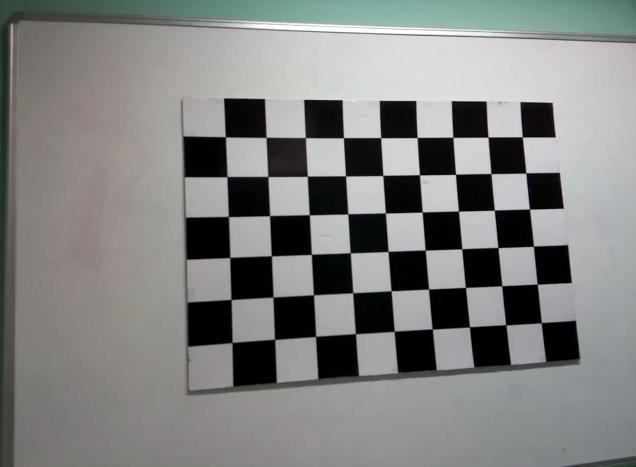
#> input picture 计算机视觉/实验2/picture1.png, 636 x 467 px
$ python main.py
#> lines starting #> are read from the running program, lines starting #| are printed output that depends on the picture; after the words box and inside, x2 and y2 are one past the last pixel; in counts of white or black regions, pixels touching at a corner belong together; long printed decimals are rounded
import cv2  # 导入 OpenCV库。
import numpy as np  # 导入 NumPy 库，用于高效的矩阵和数组操作。
import os  # 导入OS库，用于与操作系统交互。
import glob  # 导入 glob 库，用于文件路径名的模式匹配。

# 定义棋盘格的尺寸，这里是6x9。
CHECKERBOARD = (6, 9)
# 设置寻找角点的终止准则。
criteria = (cv2.TERM_CRITERIA_EPS + cv2.TERM_CRITERIA_MAX_ITER, 30, 0.001)
# 创建列表以存储棋盘格的3D点。
objpoints = []
# 创建列表以存储棋盘格角点在图像中的2D点。
imgpoints = []
# 初始化3D点的坐标，这里仅初始化x和y，z设置为0。
objp = np.zeros((1, CHECKERBOARD[0] * CHECKERBOARD[1], 3), np.float32)
objp[0, :, :2] = np.mgrid[0:CHECKERBOARD[0], 0:CHECKERBOARD[1]].T.reshape(-1, 2)
prev_img_shape = None  # 初始化之前图像的尺寸。
# 使用glob模式匹配来获取所有棋盘格图片的路径。
# images = glob.glob('./images/IMG_20240402_160207.jpg')
# for fname in images:
img = cv2.imread('picture1.png')  # 读取每一张图片。
#> img is the input picture: shape (467, 636, 3); mean B, G, R 128.8, 130, 129.1
gray = cv2.cvtColor(img, cv2.COLOR_BGR2GRAY)  # 将图片转换为灰度图，因为寻找角点在灰度图上进行。
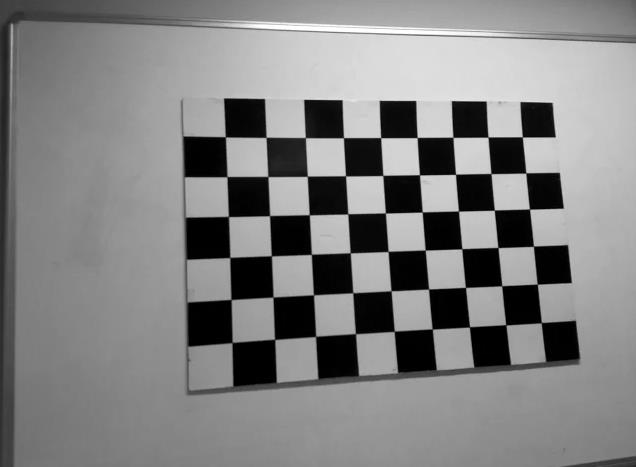
#> gray: shape (467, 636); min 0, max 255, mean 129.6

# 寻找棋盘格角点。
ret, corners = cv2.findChessboardCorners(gray, CHECKERBOARD, cv2.CALIB_CB_ADAPTIVE_THRESH + cv2.CALIB_CB_FAST_CHECK + cv2.CALIB_CB_NORMALIZE_IMAGE)
#> ret = True; corners = 54 rows, first 8: [522.3, 137], [526, 172.8], [529.5, 209.2], [533.4, 246], [537.5, 284.3], [541.4, 322.3], [488, 137], [491, 173.7]
# 如果找到足够数量的角点，则细化它们的位置并将它们添加到列表中。
if ret == True:
    objpoints.append(objp)
    corners2 = cv2.cornerSubPix(gray, corners, (11, 11), (-1, -1), criteria)
#> corners2 = 54 rows, first 8: [522.3, 136.9], [525.8, 172.9], [529.5, 209.1], [533.4, 246.2], [537.3, 284.2], [541.3, 322.7], [488, 137.1], [490.9, 173.6]
    imgpoints.append(corners2)

    # 将找到的角点绘制到图片上，以便可视化。
    img = cv2.drawChessboardCorners(img, CHECKERBOARD, corners2, ret)
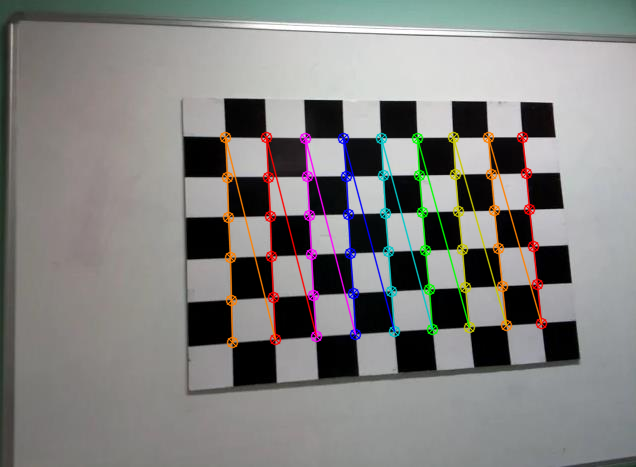
#> img: shape (467, 636, 3); 4.8% of pixels changed, all inside (x1, y1, x2, y2) = (219, 131, 548, 349)

cv2.imshow('img', img)  # 显示图片。
cv2.waitKey(0)  # 等待用户按键。

cv2.destroyAllWindows()  # 关闭所有OpenCV窗口。

h, w = img.shape[:2]  # 获取最后处理的图片的尺寸。
#> h = 467; w = 636

# 使用3D点和对应的2D图像点进行相机标定。
ret, mtx, dist, rvecs, tvecs = cv2.calibrateCamera(objpoints, imgpoints, gray.shape[::-1], None,
                                                   None)
#> ret = 0.141; mtx = [[464.5, 0, 256.7], [0, 450.3, 211.8], [0, 0, 1]]; dist = [[0.145, -0.0249, -0.00449, -0.0159, -0.114]]; rvecs = ([-0.217, -0.0492, 1.53],); tvecs = ([7.13, -2.04, 12.66],)

# 打印相机标定的结果。
print("Camera matrix : \n")
print(mtx)  # 相机矩阵
#| [[464.494   0.         256.695]
#|  [  0.         450.334 211.821]
#|  [  0.           0.           1.        ]]
print("dist : \n")
print(dist)  # 畸变系数
#| [[ 0.1453 -0.02492 -0.004487 -0.01587  -0.114]]
print("rvecs : \n")
print(rvecs)  # 旋转向量
#| (array([[-0.2167],
#|        [-0.04921],
#|        [ 1.534]]),)
print("tvecs : \n")
print(tvecs)  # 平移向量
#| (array([[ 7.132],
#|        [-2.037],
#|        [12.665]]),)
